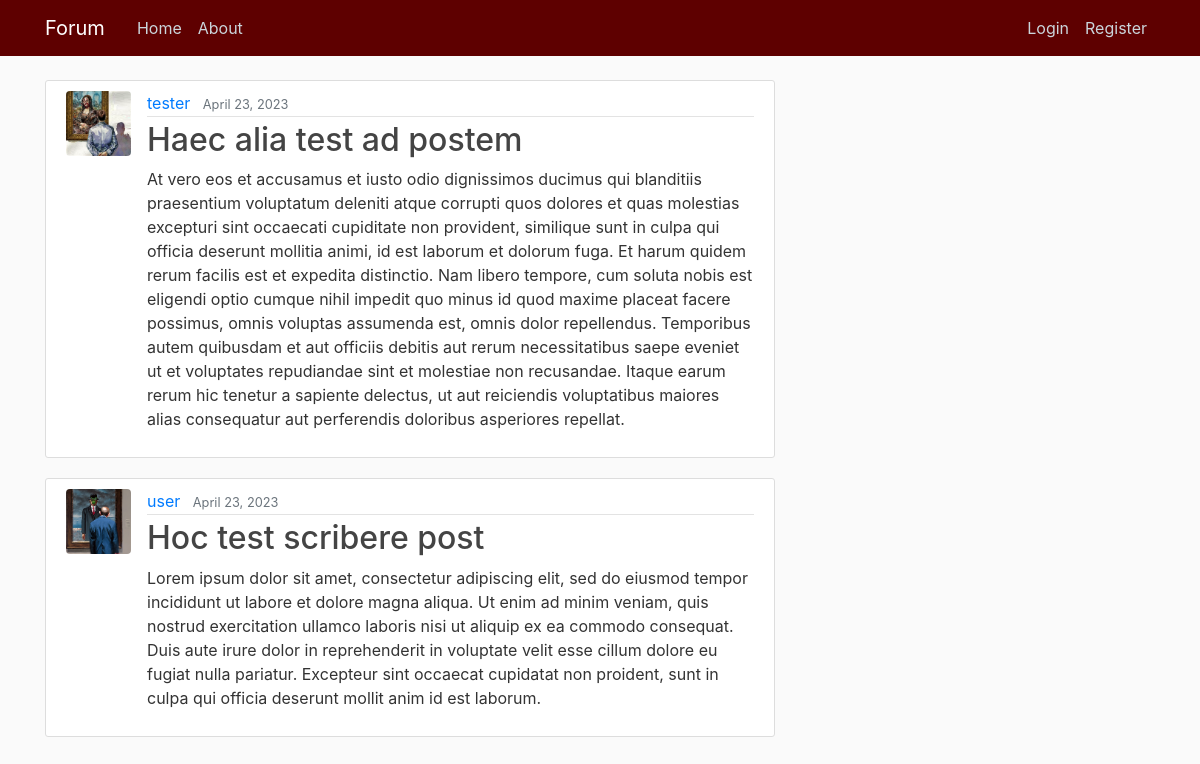
The page / on the database its author committed.
### blog/models.py (models this page shows, shortened)
class Post(models.Model):
    title = models.CharField(max_length=150)                    # Title field for 150 characters
    content = models.TextField()                                # Text field
    date_posted = models.DateTimeField(default=timezone.now)    # Time Stamp for the defaults Time Zone
    author = models.ForeignKey(User, on_delete=models.CASCADE)  # User if User gets delete, so are its Posts

### users/models.py (models this page shows, shortened)
class Profile(models.Model):
    user = models.OneToOneField(User, on_delete=models.CASCADE)
    image = models.ImageField(default='default.png', upload_to='profile_img')

### blog/views.py (the view)
# urls.py: path('', PostListView.as_view(), name='blog-home'),
class PostListView(ListView):
    model = Post
    template_name = 'blog/home.html'
    context_object_name = 'posts'
    ordering = ['-date_posted']
    paginate_by = 6

### blog/templates/blog/home.html (shortened to what this page needs)
{% extends "blog/base.html" %}
{% block content %}
    {% for post in posts %}
        <article class="media content-section">
          <img class="rounded img-frame" src="{{ post.author.profile.image.url }}" alt="">
          <div class="media-body">
            <div class="article-metadata">
              <a class="mr-2" href="{% url 'post-user' post.author.username %}">{{ post.author }}</a>
              <small class="text-muted">{{ post.date_posted|date:"N d, Y" }}</small>
            </div>
            <h2><a class="article-title" href="{% url 'post-detail' post.id %}">{{ post.title }}</a></h2>
            <p class="article-content">{{ post.content }}</p>
          </div>
        </article>
    {% endfor %}
{% endblock %}

### blog/static/css/style.css (style rules this page uses)
body { background: #fafafa; color: #333333; margin-top: 5rem; }
h1, h2, h3, h4, h5, h6 { color: #444444; }
.content-section { background: #ffffff; padding: 10px 20px; border: 1px solid #dddddd; border-radius: 3px; margin-bottom: 20px; }
.article-title { color: #444444; }
.article-content { white-space: pre-line; }
.img-frame { height: 65px; width: 65px; margin-right: 16px; }
.article-metadata { padding-bottom: 1px; margin-bottom: 4px; border-bottom: 1px solid #e3e3e3 }

### rows shown on the page
Post: author.profile.image (placeholder picture), author "tester", date_posted "April 23, 2023", title "Haec alia test ad postem", content "At vero eos et accusamus et iusto odio dignissimos ducimus qui blanditiis praesentium voluptatum deleniti atque corrupti quos dolores et quas molestias excepturi sint occaecati cupiditate non provident, similique sunt in culpa qui officia deserunt mollitia animi, id est laborum et dolorum fuga. Et harum quidem rerum facilis est et expedita distinctio. Nam libero tempore, cum soluta nobis est eligendi optio cumque nihil impedit quo minus id quod maxime placeat facere possimus, omnis voluptas assumenda est, omnis dolor repellendus. Temporibus autem quibusdam et aut officiis debitis aut rerum necessitatibus saepe eveniet ut et voluptates repudiandae sint et molestiae non recusandae. Itaque…"
Post: author.profile.image (placeholder picture), author "user", date_posted "April 23, 2023", title "Hoc test scribere post", content "Lorem ipsum dolor sit amet, consectetur adipiscing elit, sed do eiusmod tempor incididunt ut labore et dolore magna aliqua. Ut enim ad minim veniam, quis nostrud exercitation ullamco laboris nisi ut aliquip ex ea commodo consequat. Duis aute irure dolor in reprehenderit in voluptate velit esse cillum dolore eu fugiat nulla pariatur. Excepteur sint occaecat cupidatat non proident, sunt in culpa qui officia deserunt mollit anim id est laborum."
